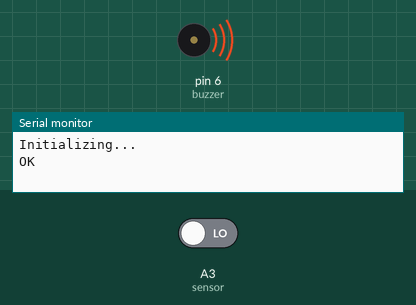
This sketch was run on a simulated Arduino Uno, built with avr-gcc and run on an emulated ATmega328P. Parts: buzzer (waves = sounding), the last lines printed to the serial monitor. The test bench sets the inputs (shaded band); at power-on: A3 (sensor) LOW. The modem accepts every AT command (registered, SIM ready, sends succeed) and sends nothing else.

Above: at 1.6 s.
At 18.6 s:
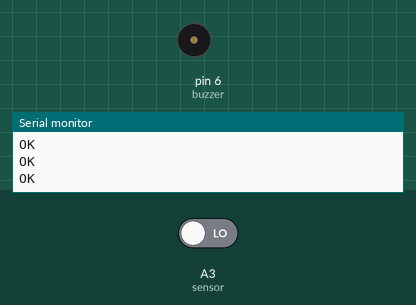
Timing chart, 0 to 20.1 s (numbered marks = the images above):
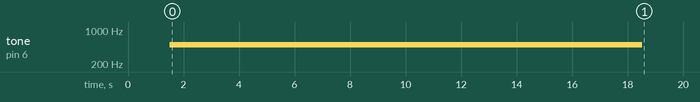

The sketch:

ALARMA_GSM_LLAMADA.ino
```cpp
#include <SoftwareSerial.h>

//Create software serial object to communicate with SIM800L
SoftwareSerial mySerial(3, 2); //SIM800L Tx & Rx is connected to Arduino #3 & #2

#define sensor A3
#define buzzer 6

void setup()
{
  pinMode(sensor, INPUT);
  pinMode(buzzer, OUTPUT);
  //Begin serial communication with Arduino and Arduino IDE (Serial Monitor)
  Serial.begin(9600);

  //Begin serial communication with Arduino and SIM800L
  mySerial.begin(9600);

  Serial.println("Initializing...");
  delay(1000);

  mySerial.println("AT"); //Once the handshake test is successful, i t will back to OK
  updateSerial();

  while(digitalRead(sensor)== 1)
  {

  }
  tone(buzzer, 500);
  llamar();
  noTone(buzzer);
}

void loop()
{

}

void llamar()
{
  mySerial.println("ATD+ +zzzzzzzzz;");
  updateSerial();
  delay(15000); // wait for 15 seconds...
  mySerial.println("ATH"); //hang up
  delay(1000);
  updateSerial();
}

void sms()
{
  mySerial.println("AT+CMGF=1"); // Configuring TEXT mode
  delay(100);
  mySerial.println("AT+CMGS=\"+zzzzzzz\"");//change ZZ with country code and xxxxxxxxxxx with phone number to sms
  delay(100);
  mySerial.print("ON"); //text content
  delay(100);
  mySerial.write(26);
  delay(100);
}

void updateSerial()
{
  delay(500);
  while (Serial.available())
  {
    mySerial.write(Serial.read());//Forward what Serial received to Software Serial Port
  }
  while(mySerial.available())
  {
    Serial.write(mySerial.read());//Forward what Software Serial received to Serial Port
  }
}
```
